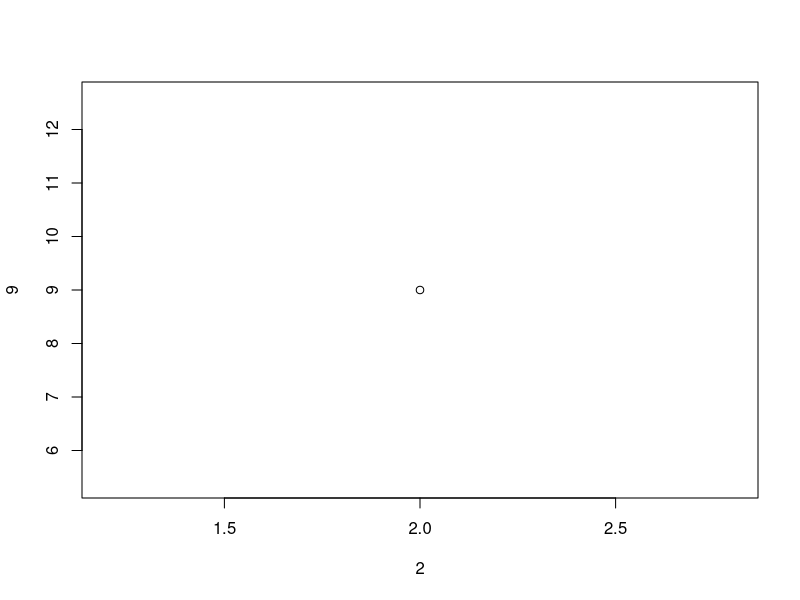

Source code (R):
#new
mode_find <- function(x){
  u <- unique(x)
  tab <- tabulate(match(x,u))
  u[tab == max(tab)]
}
data <- c(1,1,2,4,6,3,4,4,5)
mode_find(data)

#new
plot(2,9)

#new
v1 <- c(10,20,30,40,50)
v2 <- c(1,2,3)
add <- v1+v2
add

#new
data <- c(1,2,2,3,4,4,4,4,5,6)
which(data<5)

#new
a <- 22/7
sin(a/2)
tan(a/4)
cos(a)

#new
data <- c(10,20,30,40)
summary(data)

#new
data <- c(10,20,30,40,50)
sd(data)

#new
data <- c(4,-10,8,0)
sort(data)
order(data)
rank(data)

#new
data <- c(1,2,3)
data
append(c,4,5)

#new
data <- 1:24
dims <- c(3,4,2)
dimnames1 <- list(c("row1","row2","row3"),
                  c("col1","col2","col3","col4"),
                  c("layer1","layer2"))
arr <- array(data = data, dim = dims, dimnames = dimnames1)
print(arr)